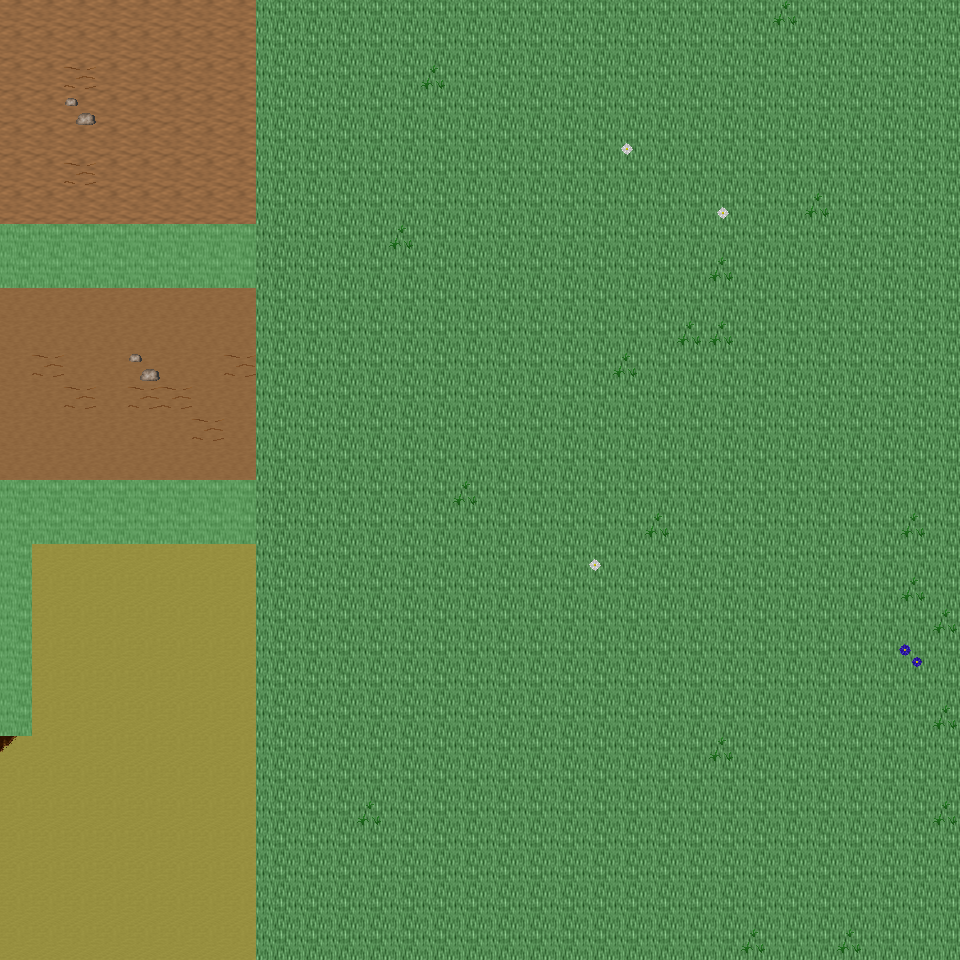

Rendered tile map (Tiled .tmx) drawn with the repository's tilesets; below, a short description and the map source with its tile grids summarised:
An orthogonal 30x30 tile map with 32x32 px tiles, 6 tile layers (Ground, Object, Object2, Above, ...), 25 tilesets and 5 objects (5x mapExit).

<map version="1.0" orientation="orthogonal" renderorder="right-down" width="30" height="30" tilewidth="32" tileheight="32" nextobjectid="6">
  <tileset firstgid="1" name="tileset_ground_ground" tilewidth="32" tileheight="32" tilecount="33" columns="3">
    <image source="../drawable/tileset_ground_ground.png" width="96" height="352" />
  </tileset>
  <tileset firstgid="34" name="tileset_ground_grass_edges" tilewidth="32" tileheight="32" tilecount="36" columns="12">
    <image source="../drawable/tileset_ground_grass_edges.png" width="384" height="96" />
  </tileset>
  <tileset firstgid="70" name="tileset_ground_ridge_earth_dark" tilewidth="32" tileheight="32" tilecount="96" columns="12">
    <image source="../drawable/tileset_ground_ridge_earth_dark.png" width="384" height="256" />
  </tileset>
  <tileset firstgid="166" name="tileset_plant_flower_daisy_white" tilewidth="32" tileheight="32" tilecount="8" columns="2">
    <image source="../drawable/tileset_plant_flower_daisy_white.png" width="64" height="128" />
  </tileset>
  <tileset firstgid="174" name="tileset_plant_grasses" tilewidth="32" tileheight="32" tilecount="6" columns="3">
    <image source="../drawable/tileset_plant_grasses.png" width="96" height="64" />
  </tileset>
  <tileset firstgid="180" name="tileset_ground_rock_pebbles" tilewidth="32" tileheight="32" tilecount="3" columns="1">
    <image source="../drawable/tileset_ground_rock_pebbles.png" width="32" height="96" />
  </tileset>
  <tileset firstgid="183" name="tileset_plant_flower_daisy_blue" tilewidth="32" tileheight="32" tilecount="8" columns="2">
    <image source="../drawable/tileset_plant_flower_daisy_blue.png" width="64" height="128" />
  </tileset>
  <tileset firstgid="191" name="tileset_ground_ladder_vertical_dark" tilewidth="32" tileheight="32" tilecount="3" columns="3">
    <image source="../drawable/tileset_ground_ladder_vertical_dark.png" width="96" height="32" />
  </tileset>
  <tileset firstgid="194" name="tileset_item_corpse_huge_animal" tilewidth="32" tileheight="32" tilecount="16" columns="2">
    <image source="../drawable/tileset_item_corpse_huge_animal.png" width="64" height="256" />
  </tileset>
  <tileset firstgid="210" name="tileset_ground_ladder_steps" tilewidth="32" tileheight="32" tilecount="6" columns="3">
    <image source="../drawable/tileset_ground_ladder_steps.png" width="96" height="64" />
  </tileset>
  <tileset firstgid="216" name="tileset_logic_creature_rodent" tilewidth="32" tileheight="32" tilecount="8" columns="8">
    <image source="../drawable/tileset_logic_creature_rodent.png" width="256" height="32" />
  </tileset>
  <tileset firstgid="224" name="tileset_logic_creature_animal" tilewidth="32" tileheight="32" tilecount="32" columns="8">
    <image source="../drawable/tileset_logic_creature_animal.png" width="256" height="128" />
  </tileset>
  <tileset firstgid="256" name="tileset_logic_portal" tilewidth="32" tileheight="32" tilecount="24" columns="8">
    <image source="../drawable/tileset_logic_portal.png" width="256" height="96" />
  </tileset>
  <tileset firstgid="280" name="tileset_logic_creature_orc" tilewidth="32" tileheight="32" tilecount="5" columns="5">
    <image source="../drawable/tileset_logic_creature_orc.png" width="192" height="32" />
  </tileset>
  <tileset firstgid="285" name="tileset_logic_collision" tilewidth="32" tileheight="32" tilecount="1" columns="1">
    <image source="../drawable/tileset_logic_collision.png" width="32" height="32" />
  </tileset>
  <tileset firstgid="286" name="tileset_ground_green_paving" tilewidth="32" tileheight="32" tilecount="18" columns="3">
    <image source="../drawable/tileset_ground_green_paving.png" width="96" height="192" />
  </tileset>
  <tileset firstgid="304" name="tileset_logic_protection" tilewidth="32" tileheight="32" tilecount="2" columns="2">
    <image source="../drawable/tileset_logic_protection.png" width="64" height="32" />
  </tileset>
  <tileset firstgid="306" name="tileset_ground_earth_edges" tilewidth="32" tileheight="32" tilecount="18" columns="6">
    <image source="../drawable/tileset_ground_earth_edges.png" width="192" height="96" />
  </tileset>
  <tileset firstgid="324" name="tileset_ground_grass_corners" tilewidth="32" tileheight="32" tilecount="24" columns="6">
    <image source="../drawable/tileset_ground_grass_corners.png" width="192" height="128" />
  </tileset>
  <tileset firstgid="348" name="tileset_plant_tree_tree_darkgreen" tilewidth="32" tileheight="32" tilecount="88" columns="8">
    <image source="../drawable/tileset_plant_tree_tree_darkgreen.png" width="256" height="352" />
  </tileset>
  <tileset firstgid="436" name="tileset_plant_tree_evergreen" tilewidth="32" tileheight="32" tilecount="36" columns="3">
    <image source="../drawable/tileset_plant_tree_evergreen.png" width="96" height="384" />
  </tileset>
  <tileset firstgid="472" name="tileset_building_decoration_rocks" tilewidth="32" tileheight="32" tilecount="6" columns="3">
    <image source="../drawable/tileset_building_decoration_rocks.png" width="96" height="64" />
  </tileset>
  <tileset firstgid="478" name="tileset_plant_bush_bushes" tilewidth="32" tileheight="32" tilecount="10" columns="5">
    <image source="../drawable/tileset_plant_bush_bushes.png" width="160" height="64" />
  </tileset>
  <tileset firstgid="488" name="tileset_plant_bush_various_small" tilewidth="32" tileheight="32" tilecount="9" columns="3">
    <image source="../drawable/tileset_plant_bush_various_small.png" width="96" height="96" />
  </tileset>
  <tileset firstgid="497" name="tileset_ground_dry_grass" tilewidth="32" tileheight="32" tilecount="54" columns="9">
    <image source="../drawable/tileset_ground_dry_grass.png" width="288" height="192" />
  </tileset>
  <layer name="Ground" width="30" height="30">
    <data>[900 cells, 900 non-empty, 4 distinct tile ids]</data>
  </layer>
  <layer name="Object" width="30" height="30">
    <data>[900 cells, 72 non-empty, 11 distinct tile ids]</data>
  </layer>
  <layer name="Object2" width="30" height="30">
    <data>[900 cells, 0 non-empty, 0 distinct tile ids]</data>
  </layer>
  <layer name="Above" width="30" height="30">
    <data>[900 cells, 0 non-empty, 0 distinct tile ids]</data>
  </layer>
  <layer name="Above2" width="30" height="30">
    <data>[900 cells, 0 non-empty, 0 distinct tile ids]</data>
  </layer>
  <layer name="Walkable" width="30" height="30">
    <data>[900 cells, 38 non-empty, 1 distinct tile ids]</data>
  </layer>
  <objectgroup name="MapEvents">
    <object id="1" name="north" type="mapExit" x="0" y="0" width="960" height="32">
      <properties>
        <property name="map" value="level_0_x174_y27" />
        <property name="x" value="0" />
        <property name="y" value="28" />
      </properties>
    </object>
    <object id="2" name="south" type="mapExit" x="0" y="928" width="960" height="32">
      <properties>
        <property name="map" value="level_0_x174_y29" />
        <property name="x" value="0" />
        <property name="y" value="1" />
      </properties>
    </object>
    <object id="3" name="west" type="mapExit" x="0" y="0" width="32" height="224">
      <properties>
        <property name="map" value="level_0_x173_y28" />
        <property name="x" value="28" />
        <property name="y" value="0" />
      </properties>
    </object>
    <object id="4" name="west2" type="mapExit" x="0" y="288" width="32" height="192">
      <properties>
        <property name="map" value="level_0_x173_y28" />
        <property name="x" value="28" />
        <property name="y" value="9" />
      </properties>
    </object>
    <object id="5" name="west3" type="mapExit" x="0" y="736" width="32" height="224">
      <properties>
        <property name="map" value="level_0_x173_y28" />
        <property name="x" value="28" />
        <property name="y" value="23" />
      </properties>
    </object>
  </objectgroup>
</map>
